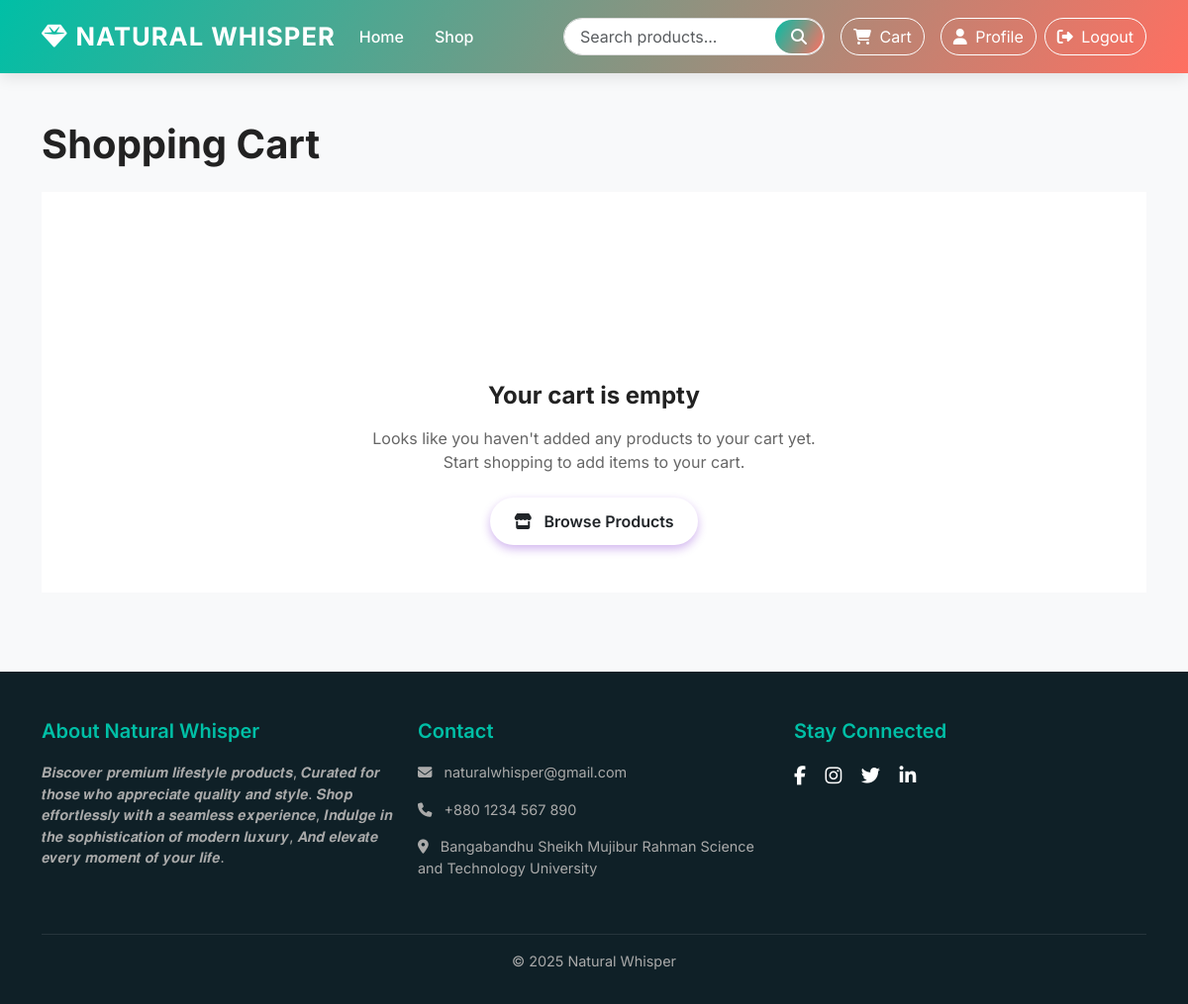
Page /cart/ (signed in) on the earlier database version.
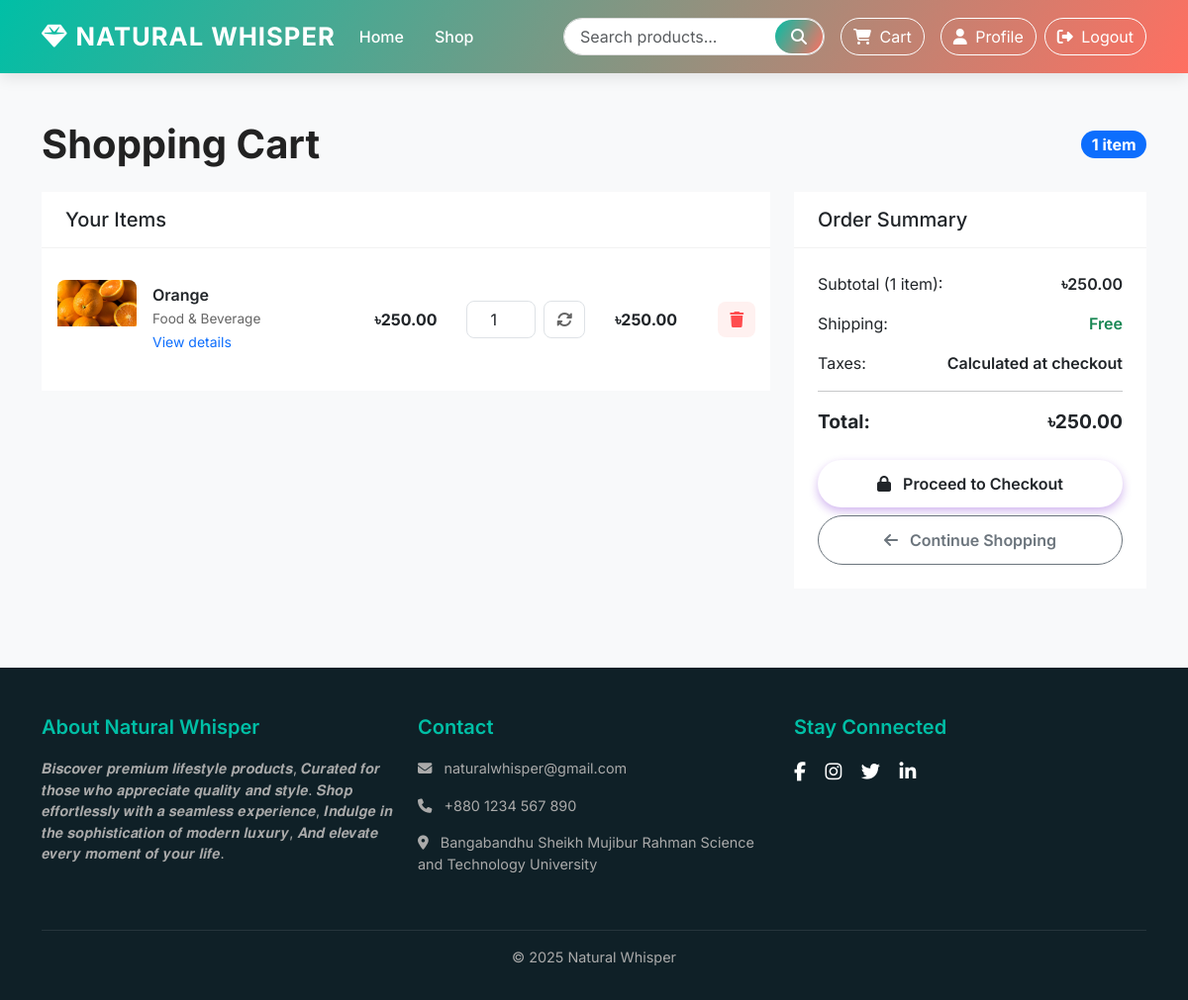
Same page on the later database version.
### shop/models.py (models this page shows, shortened)
class Cart(models.Model):
    user = models.OneToOneField(User, on_delete = models.CASCADE)
    created_at = models.DateTimeField(auto_now_add=True)
    updated_at = models.DateTimeField(auto_now=True)
    def get_total_price(self):
        return sum(item.get_cost() for item in self.items.all())
    def get_total_items(self):
        return sum(item.quantity for item in self.items.all())

class CartItem(models.Model):
    cart = models.ForeignKey(Cart, on_delete=models.CASCADE, related_name='items')
    product = models.ForeignKey(Product, on_delete=models.CASCADE)
    quantity = models.PositiveIntegerField(default=1)
    def get_cost(self):
        return self.product.price * self.quantity

class Product(models.Model):
    name = models.CharField(max_length=200)
    slug = models.SlugField(max_length=200, unique=True)
    category = models.ForeignKey(Category, on_delete=models.CASCADE, related_name='products')
    description = models.TextField(blank=True, null=True)
    price = models.DecimalField(max_digits=10, decimal_places=2)
    stock = models.PositiveIntegerField(default=0)
    available = models.BooleanField(default=True)
    created_at = models.DateTimeField(auto_now_add=True)
    updated_at = models.DateTimeField(auto_now=True)
    image = models.ImageField(upload_to='products/%Y/%m/%d')

class Category(models.Model):
    name = models.CharField(max_length=100)
    slug = models.SlugField(max_length=100, unique=True)
    description = models.TextField(blank=True, null=True)
    class Meta:
        verbose_name_plural = 'Categories'

### shop/views.py (the view)
# urls.py: path('cart/', views.cart_detail, name='cart_detail'),
@login_required(login_url='/login/')
def cart_detail(request):
    try:
        cart = Cart.objects.get(user=request.user)
    except Cart.DoesNotExist:
        cart = Cart.objects.create(user=request.user)
    return render(request, "shop/cart.html", {
        "cart": cart,
    })

### shop/context_processors.py (called while the page is built)
def cart_items_count(request):
    if request.user.is_authenticated:
        try:
            cart = Cart.objects.get(user=request.user)
            return {'cart_items_count' : cart.get_total_items()}
        except Cart.DoesNotExist:
            return {'cart_items_count' : 0}
    return {'cart_items_count' : 0}

### templates/shop/cart.html (shortened to what the changed rows need)
{% extends 'base.html' %}
{% block content %}
<div class="cart-header">
    <h1 class="cart-title">Shopping Cart</h1>
    {% if cart.items.all %}
    <span class="badge bg-primary rounded-pill fs-6">{{ cart.get_total_items }} item{{ cart.get_total_items|pluralize }}</span>
    {% endif %}
</div>
{% if cart.items.all %}
<div class="row">
    <div class="col-lg-8">
        <div class="cart-card card">
            <div class="card-header">
                <h5 class="mb-0">Your Items</h5>
            </div>
            <div class="card-body">
                {% for item in cart.items.all %}
                <div class="cart-item row align-items-center">
                    <div class="col-md-5">
                        <div class="d-flex align-items-center">
                            {% if item.product.image %}
                            <div class="cart-item-image me-3">
                                <img src="{{ item.product.image.url }}" alt="{{ item.product.name }}"
                                     class="img-fluid">
                            </div>
                            {% else %}
                            <div class="bg-light text-center cart-item-image me-3 d-flex justify-content-center align-items-center">
                                <i class="fas fa-image fa-2x text-muted"></i>
                            </div>
                            {% endif %}
                            <div>
                                <h6 class="cart-item-title">{{ item.product.name }}</h6>
                                <div class="cart-item-category">{{ item.product.category.name }}</div>
                                <a href="{% url 'shop:product_detail' item.product.slug %}" class="text-decoration-none">
                                    <small class="text-primary">View details</small>
                                </a>
                            </div>
                        </div>
                    </div>
                    <div class="col-md-2 text-center">
                        <div class="fw-bold">৳{{ item.product.price }}</div>
                    </div>
                    <div class="col-md-2">
                        <form action="{% url 'shop:cart_update' item.product.id %}" method="post" class="d-flex align-items-center justify-content-center">
                            <input type="number" name="quantity" class="form-control cart-quantity-input"
                                   value="{{ item.quantity }}" min="1" max="{{ item.product.stock }}">
                            <button type="submit" class="cart-update-btn ms-2">
                                <i class="fas fa-sync-alt"></i>
                            </button>
                        </form>
                    </div>
                    <div class="col-md-2 text-center">
                        <div class="fw-bold">৳{{ item.get_cost }}</div>
                    </div>
                    <div class="col-md-1 text-end">
                        <form action="{% url 'shop:cart_remove' item.product.id %}" method="post">
                            <button type="submit" class="cart-remove-btn">
                                <i class="fas fa-trash"></i>
                            </button>
                        </form>
                    </div>
                </div>
                {% endfor %}
            </div>
        </div>
    </div>
    <div class="col-lg-4">
        <div class="summary-card card">
            <div class="card-header">
                <h5 class="mb-0">Order Summary</h5>
            </div>
            <div class="card-body">
                <div class="summary-item">
                    <span>Subtotal ({{ cart.get_total_items }} item{{ cart.get_total_items|pluralize }}):</span>
                    <span class="summary-value">৳{{ cart.get_total_price }}</span>
                </div>
                <div class="summary-item">
                    <span>Shipping:</span>
                    <span class="summary-value text-success">Free</span>
                </div>
                <div class="summary-item">
                    <span>Taxes:</span>
                    <span class="summary-value">Calculated at checkout</span>
                </div>
                <hr>
                <div class="summary-item mb-4">
                    <span class="summary-total">Total:</span>
                    <span class="summary-total">৳{{ cart.get_total_price }}</span>
                </div>
                <div class="d-grid gap-2">
                    <a href="{% url 'shop:checkout' %}" class="btn checkout-btn">
                        <i class="fas fa-lock me-2"></i> Proceed to Checkout
                    </a>
                    <a href="{% url 'shop:product_list' %}" class="btn btn-outline-secondary continue-btn">
                        <i class="fas fa-arrow-left me-2"></i> Continue Shopping
                    </a>
                </div>
            </div>
        </div>
    </div>
</div>
{% else %}
<div class="empty-cart">
    <div class="empty-cart-icon">
        <i class="fas fa-shopping-cart"></i>
    </div>
    <h3 class="empty-cart-title">Your cart is empty</h3>
    <p class="empty-cart-text">Looks like you haven't added any products to your cart yet.<br>Start shopping to add items to your cart.</p>
    <a href="{% url 'shop:product_list' %}" class="btn browse-btn">
        <i class="fas fa-store me-2"></i> Browse Products
    </a>
</div>
{% endif %}
{% endblock %}

Differences in the rows shown:
now on this page (row unchanged): Cart: get_total_items "1", get_total_price "250.00"
added CartItem: product.image (picture), product.name "Orange", product.category.name "Food & Beverage", product.price "250.00", quantity "1", get_cost "250.00"
Other differences:
text no longer shown: "Your cart is empty Looks like you haven't added any products to your cart yet. Start shopping to add items to your cart. Browse Products"
text now shown: "item Your Items Order Summary Subtotal ( item ): ৳ Shipping: Free Taxes: Calculated at checkout Total: ৳ Proceed to Checkout Continue Shopping"
